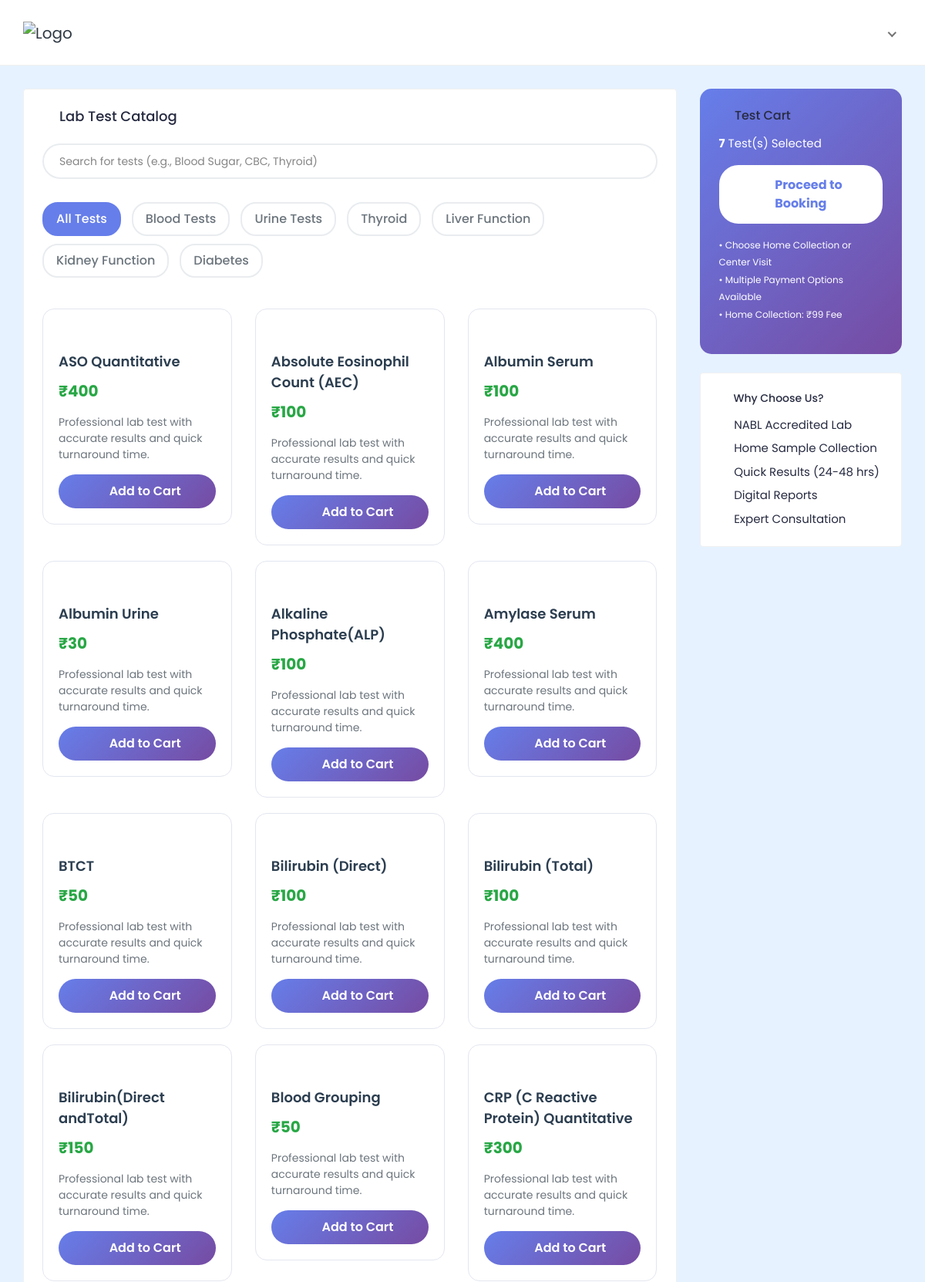
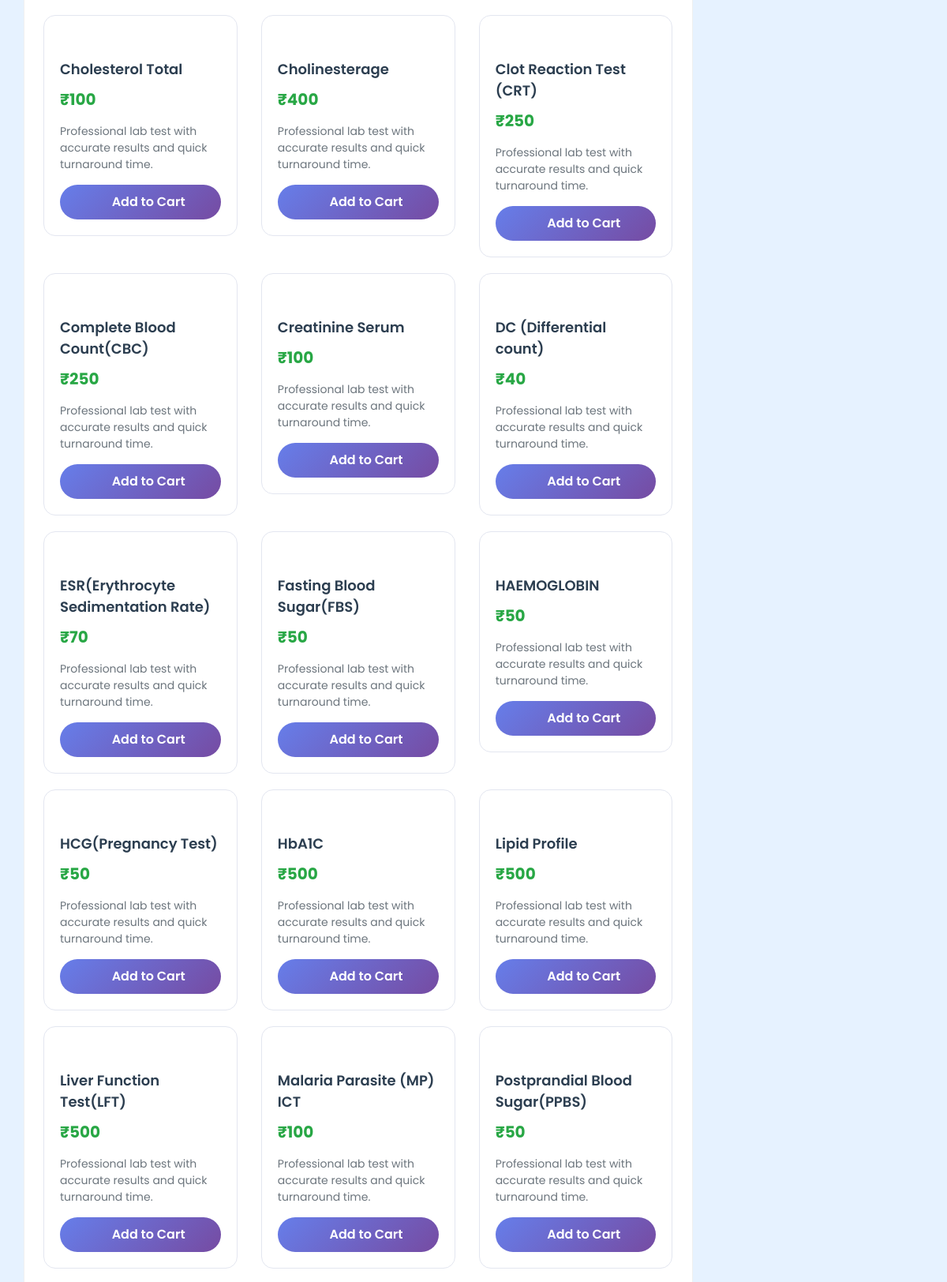
/razorpay/lab-tests/catalog/ (signed in, upper part), run on the app's committed database (2 pictures, top to bottom).
### hospital_admin/models.py (models this page shows, shortened)
class Test_Information(models.Model):
    test_id = models.AutoField(primary_key=True)
    test_name = models.CharField(max_length=200, null=True, blank=True)
    test_price = models.CharField(max_length=200, null=True, blank=True)

### razorpay_payment/views.py (the view)
# urls.py: path('lab-tests/catalog/', enhanced_lab_views.lab_test_catalog, name='lab-test-catalog'),
@login_required
def lab_test_catalog(request):
    try:
        available_tests = Test_Information.objects.all().order_by('test_name')
        cart_items = testCart.objects.filter(user=request.user, purchased=False)
        cart_test_names = [item.item.test_name for item in cart_items]
        context = {
            'available_tests': available_tests,
            'cart_test_names': cart_test_names,
            'cart_count': cart_items.count(),
        }
        return render(request, 'lab-test-catalog.html', context)
    except Exception as e:
        messages.error(request, f'Error loading test catalog: {str(e)}')
        return redirect('patient-dashboard')
    return redirect('standalone-test-booking')

### templates/lab-test-catalog.html (shortened to what this page needs)
{% load static %}
<!DOCTYPE html>
<html lang="en">
<head>
    <link rel="stylesheet" href="{% static 'HealthStack-System/css/Normal/bootstrap.min.css' %}">
    <link rel="stylesheet" href="{% static 'HealthStack-System/plugins/Normal/fontawesome/css/fontawesome.min.css' %}">
    <link rel="stylesheet" href="{% static 'HealthStack-System/plugins/Normal/fontawesome/css/all.min.css' %}">
    <link rel="stylesheet" href="{% static 'HealthStack-System/css/Normal/style.css' %}">
</head>
<body>
    <div class="main-wrapper">
        <header class="header">
            <nav class="navbar navbar-expand-lg header-nav">
                <div class="navbar-header">
                    <a href="{% url 'login' %}" class="navbar-brand logo">
                        <img src="{% static 'HealthStack-System/images/Normal/logo.png' %}" class="img-fluid" alt="Logo">
                    </a>
                </div>
                <ul class="nav header-navbar-rht">
                    {% if user.is_authenticated %}
                        <li class="nav-item dropdown has-arrow logged-item">
                            <a href="#" class="dropdown-toggle nav-link" data-toggle="dropdown">
                                <span class="user-img">
                                    <i class="fas fa-user-circle fa-2x"></i>
                                </span>
                            </a>
                        </li>
                    {% endif %}
                </ul>
            </nav>
        </header>
        <div class="content">
            <div class="container-fluid">
                <div class="row">
                    <div class="col-md-8 col-lg-9">
                        <div class="card">
                            <div class="card-body">
                                <h4 class="card-title mb-4">
                                    <i class="fas fa-flask mr-2"></i>Lab Test Catalog
                                </h4>
                                <input type="text" id="test-search" class="form-control search-box"
                                       placeholder="Search for tests (e.g., Blood Sugar, CBC, Thyroid)">
                                <div class="category-filter">
                                    <button class="btn category-btn active" data-category="all">All Tests</button>
                                    <button class="btn category-btn" data-category="blood">Blood Tests</button>
                                    <button class="btn category-btn" data-category="urine">Urine Tests</button>
                                    <button class="btn category-btn" data-category="thyroid">Thyroid</button>
                                    <button class="btn category-btn" data-category="liver">Liver Function</button>
                                    <button class="btn category-btn" data-category="kidney">Kidney Function</button>
                                    <button class="btn category-btn" data-category="diabetes">Diabetes</button>
                                </div>
                                <div class="row" id="test-catalog">
                                    {% for test in available_tests %}
                                        <div class="col-md-6 col-lg-4 test-item" data-test-name="{{ test.test_name|lower }}">
                                            <div class="test-catalog-card">
                                                <div class="text-center">
                                                    <i class="fas fa-vial test-icon"></i>
                                                </div>
                                                <div class="test-name">{{ test.test_name }}</div>
                                                <div class="test-price">₹{{ test.test_price }}</div>
                                                <div class="test-description">
                                                    Professional lab test with accurate results and quick turnaround time.
                                                </div>
                                                <form method="post" action="{% url 'add-test-to-cart' %}">
                                                    <button type="submit" class="btn btn-add-to-cart"
                                                            {% if test.test_name in cart_test_names %}disabled{% endif %}>
                                                        {% if test.test_name in cart_test_names %}
                                                            <i class="fas fa-check mr-2"></i>Added to Cart
                                                        {% else %}
                                                            <i class="fas fa-plus mr-2"></i>Add to Cart
                                                        {% endif %}
                                                    </button>
                                                </form>
                                            </div>
                                        </div>
                                    {% endfor %}
                                </div>
                            </div>
                        </div>
                    </div>
                    <div class="col-md-4 col-lg-3">
                        <div class="cart-summary">
                            <h5><i class="fas fa-shopping-cart mr-2"></i>Test Cart</h5>
                            <div class="mt-3" id="cart-summary">
                                <div class="mb-3">
                                    <strong>{{ cart_count }}</strong> Test(s) Selected
                                </div>
                                {% if cart_count > 0 %}
                                    <div class="mb-3">
                                        <a href="{% url 'enhanced-lab-test-booking' %}" class="btn btn-proceed-booking">
                                            <i class="fas fa-arrow-right mr-2"></i>Proceed to Booking
                                        </a>
                                    </div>
                                    <div class="mb-3">
                                        <small>• Choose Home Collection or Center Visit</small><br>
                                        <small>• Multiple Payment Options Available</small><br>
                                        <small>• Home Collection: ₹99 Fee</small>
                                    </div>
                                {% else %}
                                    <div class="mb-3">
                                        <p class="mb-2">Your cart is empty</p>
                                        <small>Select tests from the catalog to get started</small>
                                    </div>
                                {% endif %}
                            </div>
                        </div>
                        <div class="card mt-4">
                            <div class="card-body">
                                <h6 class="card-title">
                                    <i class="fas fa-star text-warning mr-2"></i>Why Choose Us?
                                </h6>
                                <ul class="list-unstyled mb-0">
                                    <li class="mb-2"><i class="fas fa-check text-success mr-2"></i>NABL Accredited Lab</li>
                                    <li class="mb-2"><i class="fas fa-check text-success mr-2"></i>Home Sample Collection</li>
                                    <li class="mb-2"><i class="fas fa-check text-success mr-2"></i>Quick Results (24-48 hrs)</li>
                                    <li class="mb-2"><i class="fas fa-check text-success mr-2"></i>Digital Reports</li>
                                    <li class="mb-0"><i class="fas fa-check text-success mr-2"></i>Expert Consultation</li>
                                </ul>
                            </div>
                        </div>
                    </div>
                </div>
            </div>
        </div>
    </div>
</body>
</html>

### templates/lab-test-catalog.html (style rules this page uses)
.test-catalog-card { border: 1px solid #e3e6f0; border-radius: 15px; padding: 20px; margin-bottom: 20px; transition: all 0.3s ease; background: white; }
.test-name { font-size: 18px; font-weight: 600; color: #2c3e50; margin-bottom: 10px; }
.test-price { font-size: 20px; font-weight: 700; color: #28a745; margin-bottom: 15px; }
.test-description { color: #6c757d; margin-bottom: 15px; font-size: 14px; }
.btn-add-to-cart { background: linear-gradient(135deg, #667eea 0%, #764ba2 100%); border: none; border-radius: 25px; padding: 10px 20px; color: white; font-weight: 600; transition: all 0.3s ease; width: 100%; }
.cart-summary { background: linear-gradient(135deg, #667eea 0%, #764ba2 100%); color: white; border-radius: 15px; padding: 25px; position: sticky; top: 100px; }
.btn-proceed-booking { background: white; color: #667eea; border: 2px solid white; border-radius: 25px; padding: 12px 30px; font-weight: 700; width: 100%; transition: all 0.3s ease; }
.search-box { background: white; border-radius: 25px; border: 2px solid #e9ecef; padding: 12px 20px; transition: border-color 0.3s ease; margin-bottom: 30px; }
.category-filter { margin-bottom: 30px; }
.category-btn { background: white; border: 2px solid #e9ecef; border-radius: 20px; padding: 8px 16px; margin-right: 10px; margin-bottom: 10px; color: #6c757d; font-weight: 500; transition: all 0.3s ease; }
.category-btn.active, .category-btn:hover { background: #667eea; border-color: #667eea; color: white; }
.test-icon { font-size: 24px; color: #667eea; margin-bottom: 10px; }

### data on the page
Test_Information: test_name "ASO Quantitative", test_price "400", shows "Add to Cart"
Test_Information: test_name "Absolute Eosinophil Count (AEC)", test_price "100", shows "Add to Cart"
Test_Information: test_name "Albumin Serum", test_price "100", shows "Add to Cart"
Test_Information: test_name "Albumin Urine", test_price "30", shows "Add to Cart"
Test_Information: test_name "Alkaline Phosphate(ALP)", test_price "100", shows "Add to Cart"
Test_Information: test_name "Amylase Serum", test_price "400", shows "Add to Cart"
Test_Information: test_name "BTCT", test_price "50", shows "Add to Cart"
Test_Information: test_name "Bilirubin (Direct)", test_price "100", shows "Add to Cart"
Test_Information: test_name "Bilirubin (Total)", test_price "100", shows "Add to Cart"
Test_Information: test_name "Bilirubin(Direct andTotal)", test_price "150", shows "Add to Cart"
Test_Information: test_name "Blood Grouping", test_price "50", shows "Add to Cart"
Test_Information: test_name "CRP (C Reactive Protein) Quantitative", test_price "300", shows "Add to Cart"
Test_Information: test_name "Cholesterol Total", test_price "100", shows "Add to Cart"
Test_Information: test_name "Cholinesterage", test_price "400", shows "Add to Cart"
Test_Information: test_name "Clot Reaction Test (CRT)", test_price "250", shows "Add to Cart"
Test_Information: test_name "Complete Blood Count(CBC)", test_price "250", shows "Add to Cart"
Test_Information: test_name "Creatinine Serum", test_price "100", shows "Add to Cart"
Test_Information: test_name "DC (Differential count)", test_price "40", shows "Add to Cart"
Test_Information: test_name "ESR(Erythrocyte Sedimentation Rate)", test_price "70", shows "Add to Cart"
Test_Information: test_name "Fasting Blood Sugar(FBS)", test_price "50", shows "Add to Cart"
Test_Information: test_name "HAEMOGLOBIN", test_price "50", shows "Add to Cart"
Test_Information: test_name "HCG(Pregnancy Test)", test_price "50", shows "Add to Cart"
Test_Information: test_name "HbA1C", test_price "500", shows "Add to Cart"
Test_Information: test_name "Lipid Profile", test_price "500", shows "Add to Cart"
Test_Information: test_name "Liver Function Test(LFT)", test_price "500", shows "Add to Cart"
Test_Information: test_name "Malaria Parasite (MP) ICT", test_price "100", shows "Add to Cart"
Test_Information: test_name "Postprandial Blood Sugar(PPBS)", test_price "50", shows "Add to Cart"

### other printed values
{{ cart_count }} "7"
